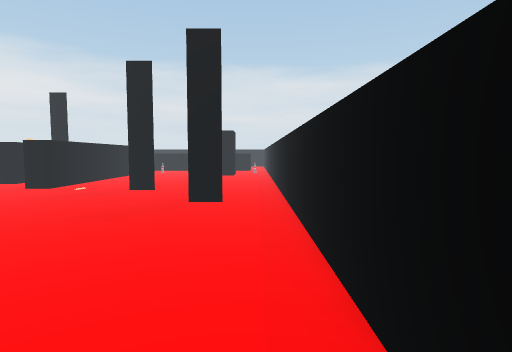
[1] (above)

24 first-person views from a walk through a Unity game level. The camera is 1.4 m above the floor, tilts 4° down and sees 80° across. The floor is counted in squares, 1 m on a side. Each view is taken from the middle of a square. On the plan, view 1 faces up. The plan holds only what a view shows up to about 14 squares ahead; the rest is blank. The place goes on beyond the plan. The player is left out.

[2]
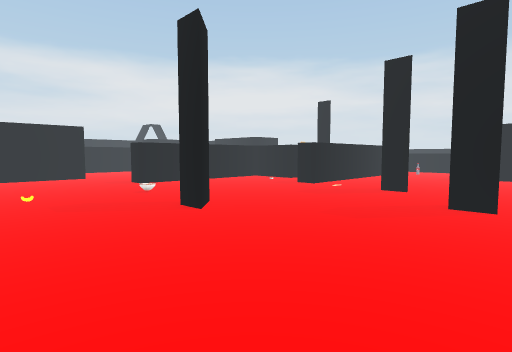

[3]
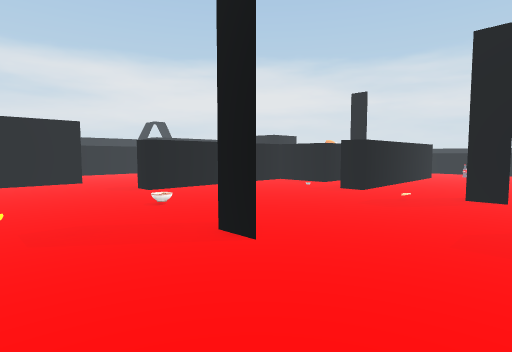

[4]
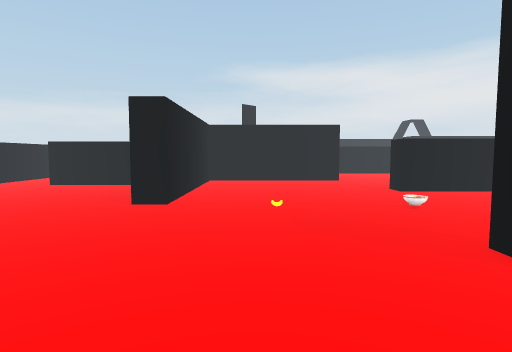

[5]
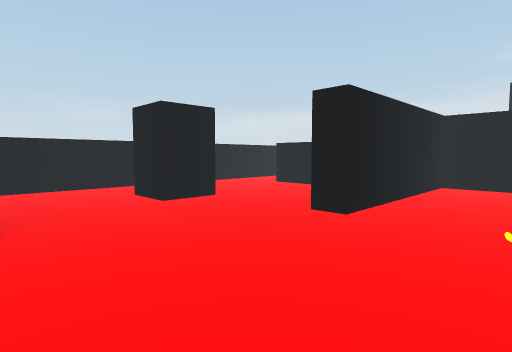

[6]
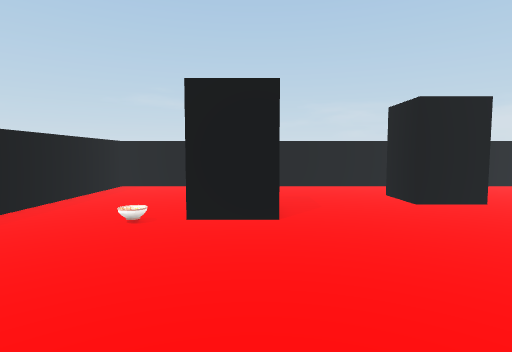

[7]
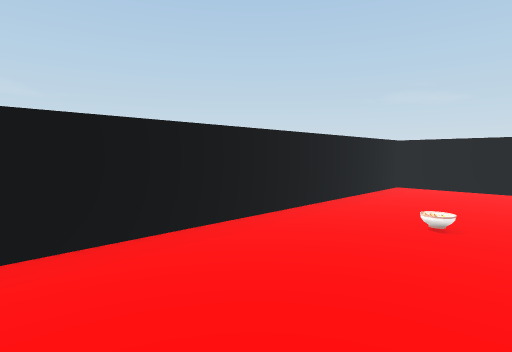

[8]
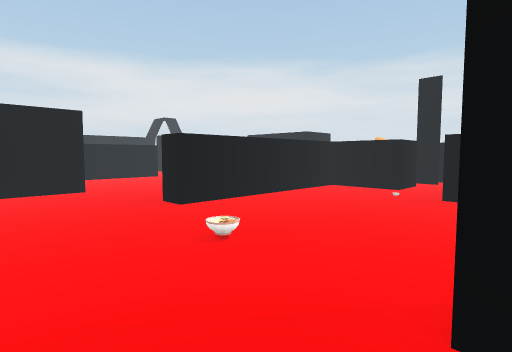

[9]
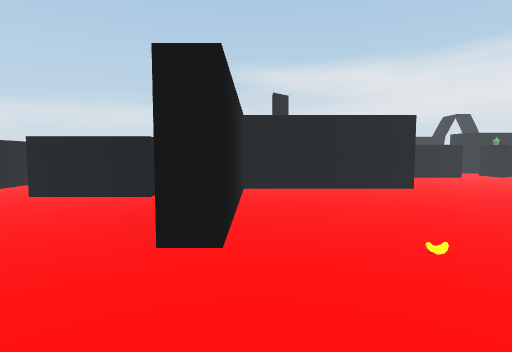

[10]
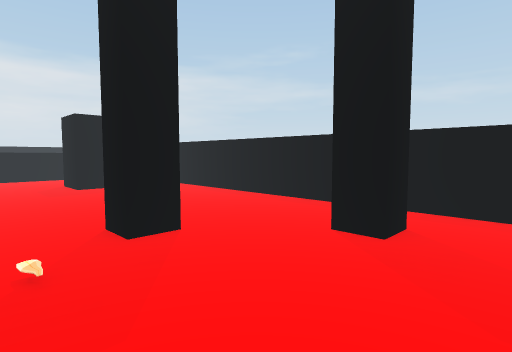

[11]
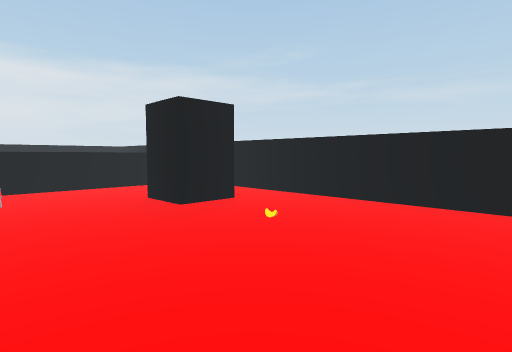

[12]
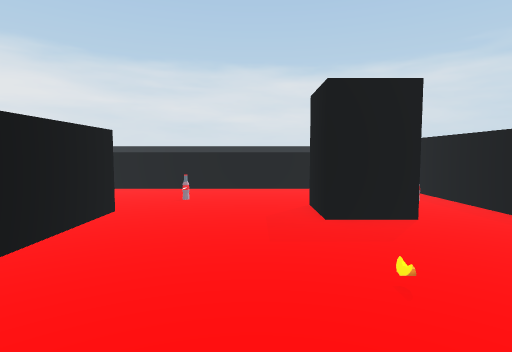

[13]
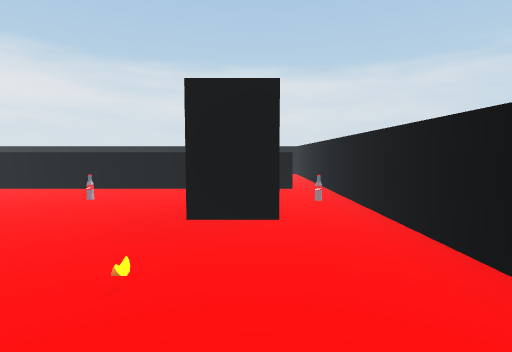

[14]
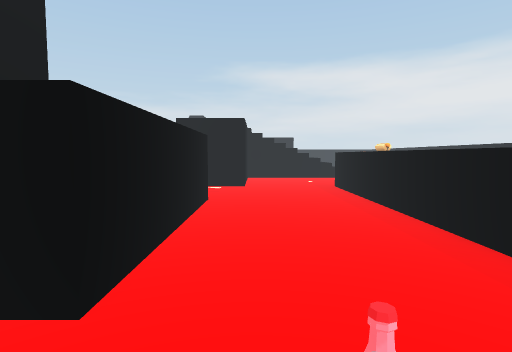

[15]
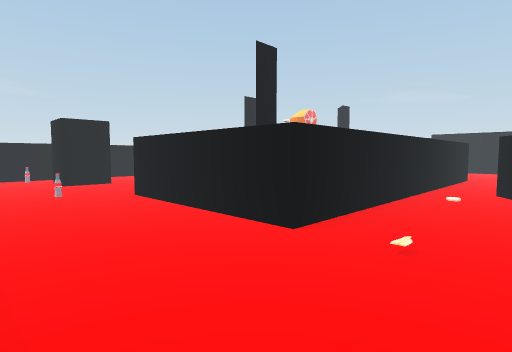

[16]
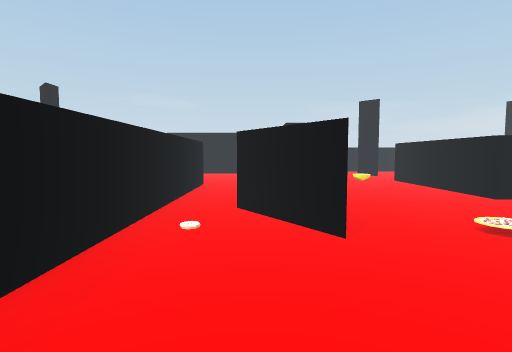

[17]
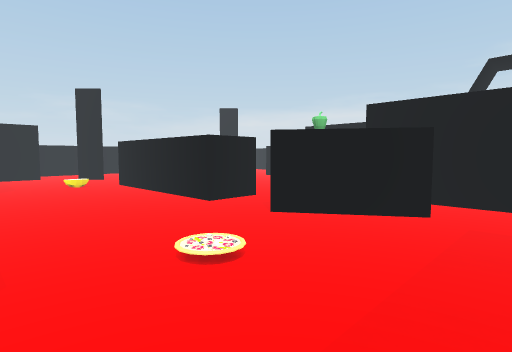

[18]
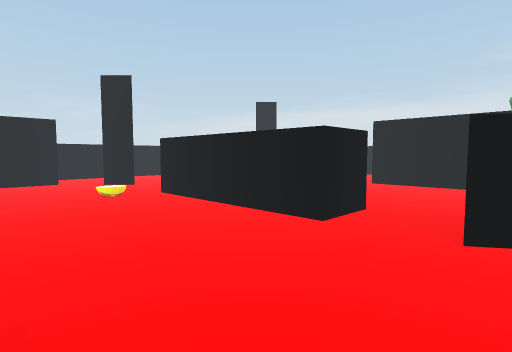

[19]
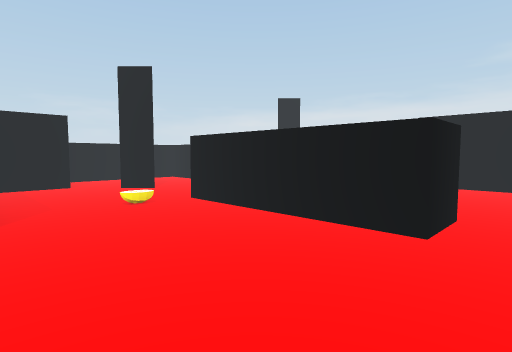

[20]
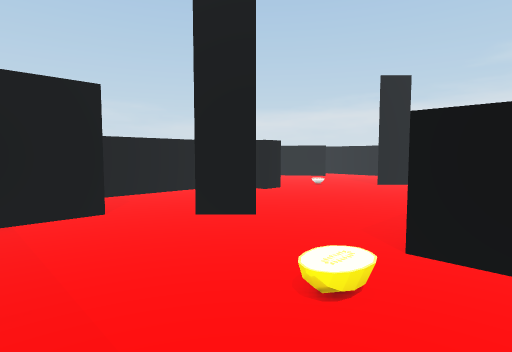

[21]
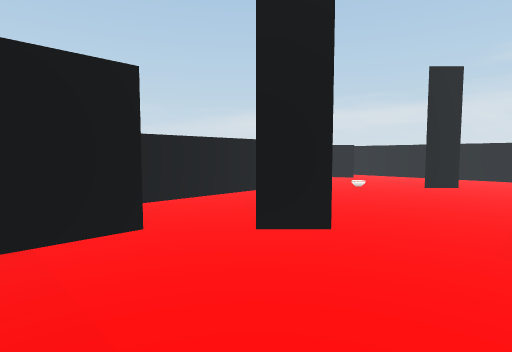

[22]
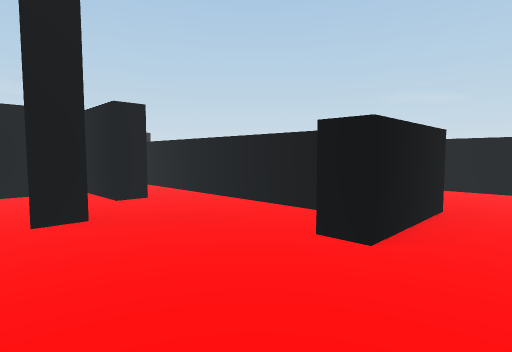

[23]
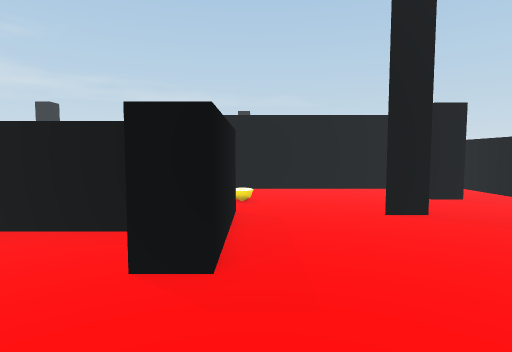

[24]
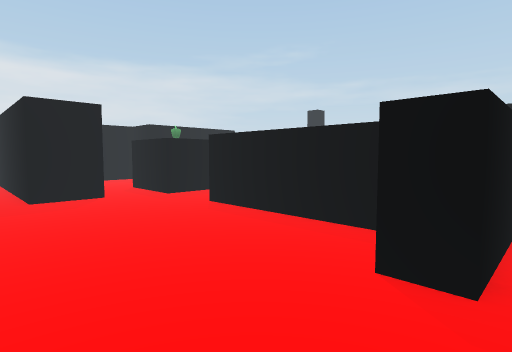

### Floor plan
Points are (right, up) in squares from view 1. A wall is a line through its corners. A room is listed if a view was taken in it or the views show most of it. See-through windows are left out.
Room 1 (views 1, 2, 3, 4, 5, 6, 7, 8, 9, 10, 11)
walls: (-11.6, -6.5) (-9.5, -6.5) (-9.5, -8.5); (-17, -4.5) (-17, -8.5); (-5.6, -4.5) (-3.5, -4.5); (-7.5, 5.5) (-6.5, 4.5) (-7.5, 4.5); (-19.5, 5.6) (-19.5, -1.5) (-11.5, -1.5) (-11.5, -2.5); (-10.9, -11.5) (-6, -11.5); (-16.4, -11.5) (-15.2, -11.5); (-21, -11.5) (-19.5, -11.5); (-2.9, -11.5) (0.9, -11.5) (0.9, 8.5); (-8.5, 13.5) (-8.5, 12.5) (-9.5, 12.5); (-0.9, 9) (-2, 9) (-2, 10); (-3.9, 12) (-5, 12); (-11.5, 14.5) (-14.5, 14.5) (-14.5, 6.5) (-15.5, 6.5); (-31, -6.5) (-31, -2.5); (-31.9, -11.5) (-29.8, -11.5)
ways out: opening at (-32.5, -1.5) to room 2; opening at (-17.5, 6.8) to room 2; opening at (-16, -3.5) to room 2; opening at (-4.5, 12.2) to room 2; opening at (0, 9) to room 2; opening at (-10.5, 15.5)
Room 2 (views 12, 13, 14, 15, 16, 17, 18, 19, 20, 21, 22, 23, 24)
walls: (-19.5, 16) (-17.5, 12.9); (-25.5, 14) (-27.5, 14) (-27.5, 17) (-25.5, 14); (-15.5, 7) (-15.5, 21.5) (-8.5, 21.5) (-8.5, 18.1); (-8.5, 15.4) (-8.5, 13.5); (-27.5, 6.3) (-27.5, 11.5) (-25.5, 11.5) (-25.5, 4.5) (-29.5, 4.5) (-29.5, 5.5); (-5, 12) (-5, 13); (-1.4, 20.5) (-3.5, 20.5) (-3.5, 22.5) (-2.6, 22.5); (-26, -0.1) (-26, 1) (-24.9, -0.1); (-1.6, 26.5) (-19.5, 26.5); (-23.5, -2.6) (-23.5, -1.5) (-20.5, -1.5) (-20.5, 4.9); (-0.5, 26.5) (-1, 26.5); (-17.5, -4.5) (-17, -4.5); (0.9, 8.5) (0.9, 28); (-31, -2.5) (-30, -2.5) (-30, -3); (-29.5, -4.5) (-19.6, -4.5)
ways out: opening at (-32.5, -1.5) to room 1; opening at (-17.5, 6.8) to room 1; opening at (-16, -3.5) to room 1; opening at (-4.5, 12.2) to room 1; opening at (0, 9) to room 1

Positions as (right, up) in squares from view 1, and headings:
1: (0, 0), facing up
2: (0, 0), facing up-left
3: (-3, 1), facing up-left
4: (-3, 1), facing left
5: (-5, 2), facing down-left
6: (-5, 2), facing down
7: (-4, 2), facing down-right
8: (-7, 2), facing up-left
9: (-7, -1), facing left
10: (-7, 7), facing up-right
11: (-8, 13), facing up-right
12: (-5, 14), facing up
13: (-2, 14), facing up
14: (-6, 23), facing left
15: (-19, 26), facing down-right
16: (-18, 21), facing down
17: (-20, 19), facing down-left
18: (-20, 15), facing down-left
19: (-20, 13), facing down-left
20: (-21, 6), facing down-left
21: (-21, 4), facing down-left
22: (-33, 2), facing down-right
23: (-33, 4), facing right
24: (-33, 4), facing up-right
